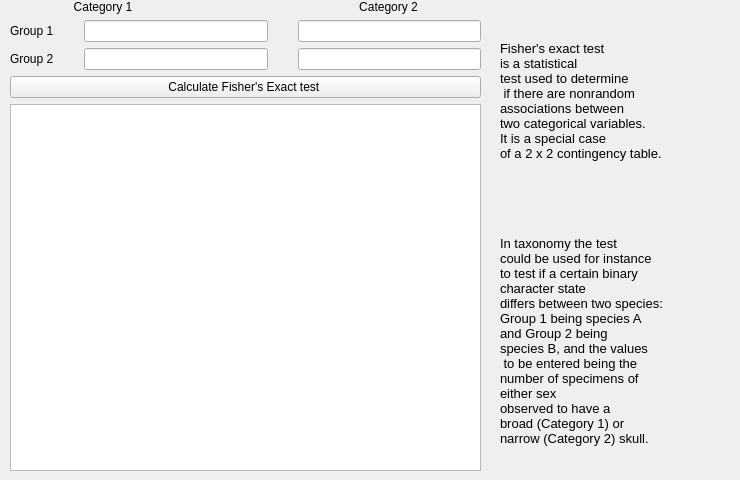
        <widget class="QWidget" name="tab_3">
         <attribute name="title">
          <string>Fisher's Exact Test</string>
         </attribute>
         <widget class="QWidget" name="layoutWidget_3">
          <property name="geometry">
           <rect>
            <x>10</x>
            <y>0</y>
            <width>471</width>
            <height>471</height>
           </rect>
          </property>
          <layout class="QVBoxLayout" name="verticalLayout_6">
           <item>
            <layout class="QHBoxLayout" name="horizontalLayout_3">
             <property name="spacing">
              <number>100</number>
             </property>
             <item>
              <widget class="QLabel" name="label_8">
               <property name="text">
                <string>Category 1</string>
               </property>
               <property name="alignment">
                <set>Qt::AlignCenter</set>
               </property>
              </widget>
             </item>
             <item>
              <widget class="QLabel" name="label_10">
               <property name="text">
                <string>Category 2</string>
               </property>
               <property name="alignment">
                <set>Qt::AlignCenter</set>
               </property>
              </widget>
             </item>
            </layout>
           </item>
           <item>
            <layout class="QGridLayout" name="gridLayout_2">
             <property name="horizontalSpacing">
              <number>30</number>
             </property>
             <item row="0" column="0">
              <widget class="QLabel" name="label_11">
               <property name="text">
                <string>Group 1</string>
               </property>
              </widget>
             </item>
             <item row="0" column="1">
              <widget class="QLineEdit" name="lineEdit_4"/>
             </item>
             <item row="0" column="2">
              <widget class="QLineEdit" name="lineEdit_5"/>
             </item>
             <item row="1" column="0">
              <widget class="QLabel" name="label_13">
               <property name="text">
                <string>Group 2</string>
               </property>
              </widget>
             </item>
             <item row="1" column="1">
              <widget class="QLineEdit" name="lineEdit_6"/>
             </item>
             <item row="1" column="2">
              <widget class="QLineEdit" name="lineEdit_7"/>
             </item>
            </layout>
           </item>
           <item>
            <widget class="QPushButton" name="pushButton_2">
             <property name="text">
              <string>Calculate Fisher's Exact test </string>
             </property>
            </widget>
           </item>
           <item>
            <widget class="QPlainTextEdit" name="plainTextEdit_4"/>
           </item>
          </layout>
         </widget>
         <widget class="QLabel" name="label_40">
          <property name="geometry">
           <rect>
            <x>500</x>
            <y>30</y>
            <width>231</width>
            <height>141</height>
           </rect>
          </property>
          <property name="font">
           <font>
            <pointsize>10</pointsize>
           </font>
          </property>
          <property name="text">
           <string>Fisher's exact test 
is a statistical 
test used to determine
 if there are nonrandom 
associations between 
two categorical variables. 
It is a special case 
of a 2 x 2 contingency table.</string>
          </property>
         </widget>
         <widget class="QLabel" name="label_41">
          <property name="geometry">
           <rect>
            <x>500</x>
            <y>210</y>
            <width>231</width>
            <height>261</height>
           </rect>
          </property>
          <property name="font">
           <font>
            <pointsize>10</pointsize>
           </font>
          </property>
          <property name="text">
           <string>In taxonomy the test 
could be used for instance 
to test if a certain binary 
character state 
differs between two species: 
Group 1 being species A 
and Group 2 being 
species B, and the values
 to be entered being the 
number of specimens of 
either sex 
observed to have a 
broad (Category 1) or 
narrow (Category 2) skull.</string>
          </property>
         </widget>
        </widget>
